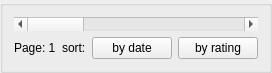
<?xml version="1.0" encoding="UTF-8"?>
<ui version="4.0">
 <class>TheModArchive</class>
 <widget class="QGroupBox" name="TheModArchive">
  <property name="geometry">
   <rect>
    <x>0</x>
    <y>0</y>
    <width>252</width>
    <height>69</height>
   </rect>
  </property>
  <property name="windowTitle">
   <string>GroupBox</string>
  </property>
  <property name="title">
   <string/>
  </property>
  <layout class="QGridLayout" name="gridLayout">
   <item row="0" column="0">
    <widget class="QScrollBar" name="horizontalScrollBar">
     <property name="minimum">
      <number>1</number>
     </property>
     <property name="maximum">
      <number>30</number>
     </property>
     <property name="orientation">
      <enum>Qt::Horizontal</enum>
     </property>
    </widget>
   </item>
   <item row="1" column="0">
    <layout class="QHBoxLayout" name="horizontalLayout">
     <item>
      <widget class="QLabel" name="lblPage">
       <property name="sizePolicy">
        <sizepolicy hsizetype="Preferred" vsizetype="Fixed">
         <horstretch>0</horstretch>
         <verstretch>0</verstretch>
        </sizepolicy>
       </property>
       <property name="text">
        <string>Page: 1</string>
       </property>
      </widget>
     </item>
     <item>
      <widget class="QLabel" name="lblSort">
       <property name="sizePolicy">
        <sizepolicy hsizetype="Fixed" vsizetype="Fixed">
         <horstretch>0</horstretch>
         <verstretch>0</verstretch>
        </sizepolicy>
       </property>
       <property name="text">
        <string>sort:</string>
       </property>
      </widget>
     </item>
     <item>
      <widget class="QPushButton" name="cmdSortByDate">
       <property name="text">
        <string>by date</string>
       </property>
      </widget>
     </item>
     <item>
      <widget class="QPushButton" name="cmdSortByRating">
       <property name="text">
        <string>by rating</string>
       </property>
      </widget>
     </item>
    </layout>
   </item>
  </layout>
 </widget>
 <resources/>
 <connections/>
</ui>
